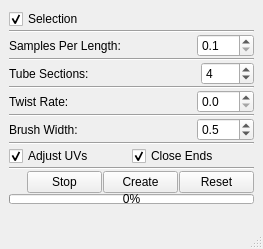
<?xml version="1.0" encoding="UTF-8"?>
<ui version="4.0">
 <class>MainWindow</class>
 <widget class="QMainWindow" name="MainWindow">
  <property name="geometry">
   <rect>
    <x>0</x>
    <y>0</y>
    <width>263</width>
    <height>249</height>
   </rect>
  </property>
  <property name="windowTitle">
   <string>Generalized Cylinder</string>
  </property>
  <widget class="QWidget" name="centralwidget">
   <layout class="QVBoxLayout" name="verticalLayout">
    <property name="spacing">
     <number>1</number>
    </property>
    <item>
     <widget class="QCheckBox" name="selectionButton">
      <property name="toolTip">
       <string>Create Cylinder on selected Curve</string>
      </property>
      <property name="text">
       <string>Selection</string>
      </property>
      <property name="checked">
       <bool>true</bool>
      </property>
     </widget>
    </item>
    <item>
     <widget class="Line" name="line">
      <property name="orientation">
       <enum>Qt::Horizontal</enum>
      </property>
     </widget>
    </item>
    <item>
     <layout class="QHBoxLayout" name="horizontalLayout">
      <item>
       <widget class="QLabel" name="label">
        <property name="text">
         <string>Samples Per Length: </string>
        </property>
       </widget>
      </item>
      <item>
       <spacer name="horizontalSpacer">
        <property name="orientation">
         <enum>Qt::Horizontal</enum>
        </property>
        <property name="sizeHint" stdset="0">
         <size>
          <width>40</width>
          <height>20</height>
         </size>
        </property>
       </spacer>
      </item>
      <item>
       <widget class="QDoubleSpinBox" name="samplesPerLengthBox">
        <property name="decimals">
         <number>1</number>
        </property>
        <property name="minimum">
         <double>0.100000000000000</double>
        </property>
        <property name="singleStep">
         <double>0.100000000000000</double>
        </property>
       </widget>
      </item>
     </layout>
    </item>
    <item>
     <widget class="Line" name="line_2">
      <property name="orientation">
       <enum>Qt::Horizontal</enum>
      </property>
     </widget>
    </item>
    <item>
     <layout class="QHBoxLayout" name="horizontalLayout_2">
      <item>
       <widget class="QLabel" name="label_2">
        <property name="text">
         <string>Tube Sections: </string>
        </property>
       </widget>
      </item>
      <item>
       <spacer name="horizontalSpacer_2">
        <property name="orientation">
         <enum>Qt::Horizontal</enum>
        </property>
        <property name="sizeHint" stdset="0">
         <size>
          <width>40</width>
          <height>20</height>
         </size>
        </property>
       </spacer>
      </item>
      <item>
       <widget class="QSpinBox" name="tubeSectionsBox">
        <property name="minimumSize">
         <size>
          <width>53</width>
          <height>0</height>
         </size>
        </property>
        <property name="minimum">
         <number>3</number>
        </property>
        <property name="value">
         <number>4</number>
        </property>
       </widget>
      </item>
     </layout>
    </item>
    <item>
     <widget class="Line" name="line_3">
      <property name="orientation">
       <enum>Qt::Horizontal</enum>
      </property>
     </widget>
    </item>
    <item>
     <layout class="QHBoxLayout" name="horizontalLayout_3">
      <item>
       <widget class="QLabel" name="label_3">
        <property name="text">
         <string>Twist Rate: </string>
        </property>
       </widget>
      </item>
      <item>
       <spacer name="horizontalSpacer_3">
        <property name="orientation">
         <enum>Qt::Horizontal</enum>
        </property>
        <property name="sizeHint" stdset="0">
         <size>
          <width>40</width>
          <height>20</height>
         </size>
        </property>
       </spacer>
      </item>
      <item>
       <widget class="QDoubleSpinBox" name="twistRateBox">
        <property name="decimals">
         <number>1</number>
        </property>
        <property name="minimum">
         <double>0.000000000000000</double>
        </property>
        <property name="singleStep">
         <double>0.100000000000000</double>
        </property>
       </widget>
      </item>
     </layout>
    </item>
    <item>
     <widget class="Line" name="line_4">
      <property name="orientation">
       <enum>Qt::Horizontal</enum>
      </property>
     </widget>
    </item>
    <item>
     <layout class="QHBoxLayout" name="horizontalLayout_4">
      <item>
       <widget class="QLabel" name="label_4">
        <property name="toolTip">
         <string>Cylinder width</string>
        </property>
        <property name="text">
         <string>Brush Width: </string>
        </property>
       </widget>
      </item>
      <item>
       <spacer name="horizontalSpacer_4">
        <property name="orientation">
         <enum>Qt::Horizontal</enum>
        </property>
        <property name="sizeHint" stdset="0">
         <size>
          <width>40</width>
          <height>20</height>
         </size>
        </property>
       </spacer>
      </item>
      <item>
       <widget class="QDoubleSpinBox" name="brushWidthBox">
        <property name="decimals">
         <number>1</number>
        </property>
        <property name="minimum">
         <double>0.100000000000000</double>
        </property>
        <property name="singleStep">
         <double>0.100000000000000</double>
        </property>
        <property name="value">
         <double>0.500000000000000</double>
        </property>
       </widget>
      </item>
     </layout>
    </item>
    <item>
     <widget class="Line" name="line_6">
      <property name="orientation">
       <enum>Qt::Horizontal</enum>
      </property>
     </widget>
    </item>
    <item>
     <layout class="QHBoxLayout" name="horizontalLayout_6">
      <item>
       <widget class="QCheckBox" name="adjustUVsButton">
        <property name="text">
         <string>Adjust UVs</string>
        </property>
        <property name="checked">
         <bool>true</bool>
        </property>
       </widget>
      </item>
      <item>
       <widget class="QCheckBox" name="closeEndsButton">
        <property name="text">
         <string>Close Ends</string>
        </property>
        <property name="checked">
         <bool>true</bool>
        </property>
       </widget>
      </item>
     </layout>
    </item>
    <item>
     <widget class="Line" name="line_5">
      <property name="orientation">
       <enum>Qt::Horizontal</enum>
      </property>
     </widget>
    </item>
    <item>
     <layout class="QHBoxLayout" name="horizontalLayout_5">
      <item>
       <spacer name="horizontalSpacer_5">
        <property name="orientation">
         <enum>Qt::Horizontal</enum>
        </property>
        <property name="sizeHint" stdset="0">
         <size>
          <width>40</width>
          <height>20</height>
         </size>
        </property>
       </spacer>
      </item>
      <item>
       <widget class="QPushButton" name="stopButton">
        <property name="minimumSize">
         <size>
          <width>75</width>
          <height>0</height>
         </size>
        </property>
        <property name="text">
         <string>Stop</string>
        </property>
       </widget>
      </item>
      <item>
       <widget class="QPushButton" name="createButton">
        <property name="minimumSize">
         <size>
          <width>75</width>
          <height>0</height>
         </size>
        </property>
        <property name="text">
         <string>Create</string>
        </property>
       </widget>
      </item>
      <item>
       <widget class="QPushButton" name="resetButton">
        <property name="minimumSize">
         <size>
          <width>75</width>
          <height>0</height>
         </size>
        </property>
        <property name="text">
         <string>Reset</string>
        </property>
       </widget>
      </item>
     </layout>
    </item>
    <item>
     <widget class="QProgressBar" name="progressBar">
      <property name="maximumSize">
       <size>
        <width>16777215</width>
        <height>10</height>
       </size>
      </property>
      <property name="value">
       <number>0</number>
      </property>
     </widget>
    </item>
   </layout>
  </widget>
  <widget class="QMenuBar" name="menubar">
   <property name="geometry">
    <rect>
     <x>0</x>
     <y>0</y>
     <width>263</width>
     <height>21</height>
    </rect>
   </property>
  </widget>
  <widget class="QStatusBar" name="statusbar"/>
 </widget>
 <resources/>
 <connections/>
</ui>
